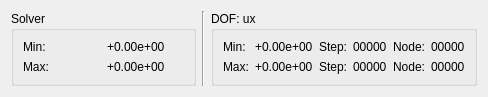
<?xml version="1.0" encoding="UTF-8"?>
<ui version="4.0">
 <class>data_nodal</class>
 <widget class="QDialog" name="data_nodal">
  <property name="geometry">
   <rect>
    <x>0</x>
    <y>0</y>
    <width>488</width>
    <height>94</height>
   </rect>
  </property>
  <property name="windowTitle">
   <string>Data Limits</string>
  </property>
  <layout class="QGridLayout" name="gridLayout">
   <item row="0" column="0">
    <widget class="QGroupBox" name="solver">
     <property name="title">
      <string>Solver</string>
     </property>
     <layout class="QGridLayout" name="gridLayout_2">
      <item row="0" column="0">
       <widget class="QLabel" name="label_solver_min">
        <property name="text">
         <string>Min:</string>
        </property>
       </widget>
      </item>
      <item row="1" column="0">
       <widget class="QLabel" name="label_solver_max">
        <property name="text">
         <string>Max:</string>
        </property>
       </widget>
      </item>
      <item row="0" column="1">
       <widget class="QLabel" name="label_solver_min_value">
        <property name="text">
         <string>+0.00e+00</string>
        </property>
       </widget>
      </item>
      <item row="1" column="1">
       <widget class="QLabel" name="label_solver_max_value">
        <property name="text">
         <string>+0.00e+00</string>
        </property>
       </widget>
      </item>
     </layout>
    </widget>
   </item>
   <item row="0" column="2">
    <widget class="QGroupBox" name="dof">
     <property name="title">
      <string>DOF: ux</string>
     </property>
     <layout class="QGridLayout" name="gridLayout_3">
      <item row="1" column="3">
       <widget class="QLabel" name="label_data_step_max_value">
        <property name="text">
         <string>00000</string>
        </property>
       </widget>
      </item>
      <item row="0" column="0">
       <widget class="QLabel" name="label_data_min">
        <property name="text">
         <string>Min:</string>
        </property>
       </widget>
      </item>
      <item row="0" column="5">
       <widget class="QLabel" name="label_data_node_min_value">
        <property name="text">
         <string>00000</string>
        </property>
       </widget>
      </item>
      <item row="1" column="5">
       <widget class="QLabel" name="label_data_node_max_value">
        <property name="text">
         <string>00000</string>
        </property>
       </widget>
      </item>
      <item row="1" column="4">
       <widget class="QLabel" name="label_data_node_max">
        <property name="text">
         <string>Node:</string>
        </property>
       </widget>
      </item>
      <item row="0" column="4">
       <widget class="QLabel" name="label_data_node_min">
        <property name="text">
         <string>Node:</string>
        </property>
       </widget>
      </item>
      <item row="0" column="3">
       <widget class="QLabel" name="label_data_step_min_value">
        <property name="text">
         <string>00000</string>
        </property>
       </widget>
      </item>
      <item row="1" column="2">
       <widget class="QLabel" name="label_data_step_max">
        <property name="text">
         <string>Step:</string>
        </property>
       </widget>
      </item>
      <item row="1" column="0">
       <widget class="QLabel" name="label_data_max">
        <property name="text">
         <string>Max:</string>
        </property>
       </widget>
      </item>
      <item row="0" column="1">
       <widget class="QLabel" name="label_data_min_value">
        <property name="text">
         <string>+0.00e+00</string>
        </property>
       </widget>
      </item>
      <item row="1" column="1">
       <widget class="QLabel" name="label_data_max_value">
        <property name="text">
         <string>+0.00e+00</string>
        </property>
       </widget>
      </item>
      <item row="0" column="2">
       <widget class="QLabel" name="label_data_step_min">
        <property name="text">
         <string>Step:</string>
        </property>
       </widget>
      </item>
     </layout>
    </widget>
   </item>
   <item row="0" column="1">
    <widget class="Line" name="separator">
     <property name="orientation">
      <enum>Qt::Vertical</enum>
     </property>
    </widget>
   </item>
  </layout>
 </widget>
 <resources/>
 <connections/>
</ui>
